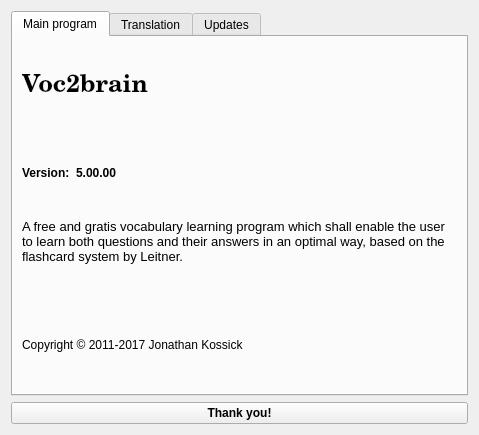
<?xml version="1.0" encoding="UTF-8"?>
<ui version="4.0">
 <class>AboutDialog</class>
 <widget class="QDialog" name="AboutDialog">
  <property name="geometry">
   <rect>
    <x>0</x>
    <y>0</y>
    <width>479</width>
    <height>435</height>
   </rect>
  </property>
  <property name="sizePolicy">
   <sizepolicy hsizetype="Fixed" vsizetype="Fixed">
    <horstretch>255</horstretch>
    <verstretch>163</verstretch>
   </sizepolicy>
  </property>
  <property name="minimumSize">
   <size>
    <width>255</width>
    <height>149</height>
   </size>
  </property>
  <property name="windowTitle">
   <string>About Voc2Brain</string>
  </property>
  <layout class="QVBoxLayout" name="verticalLayout_2">
   <item>
    <widget class="QTabWidget" name="tabWidget">
     <property name="currentIndex">
      <number>0</number>
     </property>
     <widget class="QWidget" name="widget">
      <attribute name="title">
       <string>Main program</string>
      </attribute>
      <layout class="QVBoxLayout" name="verticalLayout_3">
       <item>
        <widget class="QLabel" name="label">
         <property name="font">
          <font>
           <family>Century Schoolbook L</family>
           <pointsize>18</pointsize>
           <weight>75</weight>
           <italic>false</italic>
           <bold>true</bold>
          </font>
         </property>
         <property name="text">
          <string notr="true">Voc2brain</string>
         </property>
        </widget>
       </item>
       <item>
        <layout class="QHBoxLayout" name="horizontalLayout">
         <item>
          <widget class="QLabel" name="label_8">
           <property name="font">
            <font>
             <weight>75</weight>
             <bold>true</bold>
            </font>
           </property>
           <property name="text">
            <string>Version:</string>
           </property>
          </widget>
         </item>
         <item>
          <widget class="QLabel" name="label_2">
           <property name="font">
            <font>
             <weight>75</weight>
             <bold>true</bold>
            </font>
           </property>
           <property name="text">
            <string notr="true">5.00.00</string>
           </property>
          </widget>
         </item>
         <item>
          <spacer name="horizontalSpacer">
           <property name="orientation">
            <enum>Qt::Horizontal</enum>
           </property>
           <property name="sizeHint" stdset="0">
            <size>
             <width>40</width>
             <height>20</height>
            </size>
           </property>
          </spacer>
         </item>
        </layout>
       </item>
       <item>
        <widget class="QLabel" name="label_3">
         <property name="font">
          <font>
           <pointsize>10</pointsize>
          </font>
         </property>
         <property name="text">
          <string>A free and gratis vocabulary learning program which shall enable the user to learn both questions and their answers in an optimal way, based on the flashcard system by Leitner.</string>
         </property>
         <property name="scaledContents">
          <bool>false</bool>
         </property>
         <property name="alignment">
          <set>Qt::AlignLeading|Qt::AlignLeft|Qt::AlignTop</set>
         </property>
         <property name="wordWrap">
          <bool>true</bool>
         </property>
        </widget>
       </item>
       <item>
        <widget class="QLabel" name="label_4">
         <property name="text">
          <string notr="true">Copyright © 2011-2017 Jonathan Kossick</string>
         </property>
        </widget>
       </item>
      </layout>
     </widget>
     <widget class="QWidget" name="tabWidgetPage2">
      <attribute name="title">
       <string>Translation</string>
      </attribute>
      <layout class="QVBoxLayout" name="verticalLayout">
       <item>
        <widget class="QLabel" name="label_5">
         <property name="font">
          <font>
           <pointsize>12</pointsize>
          </font>
         </property>
         <property name="text">
          <string notr="true">English:     Fiete Brunk</string>
         </property>
        </widget>
       </item>
       <item>
        <widget class="QLabel" name="label_6">
         <property name="font">
          <font>
           <pointsize>12</pointsize>
          </font>
         </property>
         <property name="text">
          <string notr="true">Spanish:    Fiete Brunk</string>
         </property>
        </widget>
       </item>
       <item>
        <widget class="QLabel" name="label_7">
         <property name="font">
          <font>
           <pointsize>12</pointsize>
          </font>
         </property>
         <property name="text">
          <string notr="true">Arabic:       Emran Etier</string>
         </property>
        </widget>
       </item>
       <item>
        <widget class="QLabel" name="label_10">
         <property name="text">
          <string/>
         </property>
        </widget>
       </item>
       <item>
        <widget class="QCommandLinkButton" name="translator_link">
         <property name="text">
          <string notr="true">I also want to translate Voc2brain</string>
         </property>
        </widget>
       </item>
      </layout>
     </widget>
     <widget class="QWidget" name="tab_version">
      <attribute name="title">
       <string>Updates</string>
      </attribute>
      <layout class="QVBoxLayout" name="verticalLayout_4">
       <item>
        <layout class="QGridLayout" name="gridLayout">
         <item row="1" column="0">
          <widget class="QLabel" name="label_11">
           <property name="text">
            <string>Version available:</string>
           </property>
          </widget>
         </item>
         <item row="0" column="1">
          <widget class="QLabel" name="version_label">
           <property name="text">
            <string notr="true">123</string>
           </property>
          </widget>
         </item>
         <item row="1" column="1">
          <widget class="QLabel" name="availableVersion_label">
           <property name="text">
            <string notr="true">???</string>
           </property>
          </widget>
         </item>
         <item row="0" column="0">
          <widget class="QLabel" name="label_9">
           <property name="text">
            <string>Current Version</string>
           </property>
          </widget>
         </item>
        </layout>
       </item>
       <item>
        <widget class="QPushButton" name="checkVersionButton">
         <property name="text">
          <string>Check for Updates ...</string>
         </property>
        </widget>
       </item>
       <item>
        <widget class="QLabel" name="InfoVersionLabel">
         <property name="font">
          <font>
           <weight>75</weight>
           <italic>true</italic>
           <bold>true</bold>
          </font>
         </property>
         <property name="text">
          <string notr="true">Information</string>
         </property>
         <property name="alignment">
          <set>Qt::AlignCenter</set>
         </property>
        </widget>
       </item>
       <item>
        <layout class="QHBoxLayout" name="horizontalLayout_2">
         <item>
          <widget class="QPushButton" name="updateButton">
           <property name="enabled">
            <bool>false</bool>
           </property>
           <property name="text">
            <string>Update Voc2brain</string>
           </property>
          </widget>
         </item>
         <item>
          <spacer name="horizontalSpacer_2">
           <property name="orientation">
            <enum>Qt::Horizontal</enum>
           </property>
           <property name="sizeHint" stdset="0">
            <size>
             <width>40</width>
             <height>20</height>
            </size>
           </property>
          </spacer>
         </item>
        </layout>
       </item>
       <item>
        <widget class="QCheckBox" name="AutoInstallCheckBox">
         <property name="text">
          <string>Install updates automatically (recommended)</string>
         </property>
        </widget>
       </item>
       <item>
        <layout class="QHBoxLayout" name="horizontalLayout_3">
         <property name="bottomMargin">
          <number>12</number>
         </property>
         <item>
          <spacer name="horizontalSpacer_3">
           <property name="orientation">
            <enum>Qt::Horizontal</enum>
           </property>
           <property name="sizeType">
            <enum>QSizePolicy::Fixed</enum>
           </property>
           <property name="sizeHint" stdset="0">
            <size>
             <width>10</width>
             <height>20</height>
            </size>
           </property>
          </spacer>
         </item>
         <item>
          <widget class="QRadioButton" name="stableRadio">
           <property name="text">
            <string>Stable only </string>
           </property>
          </widget>
         </item>
         <item>
          <widget class="QRadioButton" name="BetaRadio">
           <property name="text">
            <string>Unstable</string>
           </property>
          </widget>
         </item>
        </layout>
       </item>
      </layout>
     </widget>
    </widget>
   </item>
   <item>
    <widget class="QPushButton" name="cancel">
     <property name="font">
      <font>
       <weight>75</weight>
       <bold>true</bold>
      </font>
     </property>
     <property name="text">
      <string>Thank you!</string>
     </property>
    </widget>
   </item>
  </layout>
 </widget>
 <resources/>
 <connections>
  <connection>
   <sender>cancel</sender>
   <signal>clicked()</signal>
   <receiver>AboutDialog</receiver>
   <slot>close()</slot>
   <hints>
    <hint type="sourcelabel">
     <x>180</x>
     <y>247</y>
    </hint>
    <hint type="destinationlabel">
     <x>180</x>
     <y>135</y>
    </hint>
   </hints>
  </connection>
 </connections>
</ui>
